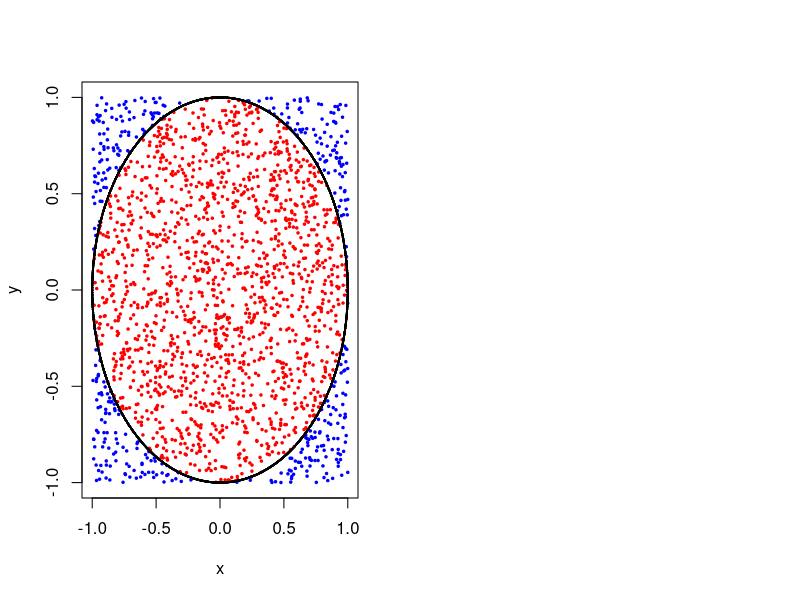

Recreate this plot in R. (Note: this script raises an error after producing the figure.)
fnErrorEstimation <- function(X, fnRandom, m = 100,
                    fnValueCalculation = function(x) {x}) {
  # This function is doing the error calculation, plotting all results,
  # generating and plotting confidence band.
  # There are two different methods in use:
  #  * Using central limit theorem
  #  * Using simulation
  # 
  # Args:
  #   X:        Contains the data, can be raw random or already precalculated
  #   fnRandom: Function to use in specific case to generate random values
  #   m:        Number of MC-Simulations, has default value
  #   fnValueCalculation:
  #             If values should be computed in any way, this function is doing
  #             it. If no value is given, just use values X as they are (default)
  #   
  # Returns:
  #   Nothing, just prints the plot
  
  # Calculate values
  X = ifelse(class(X) == "list", X, list(X))
  x <- do.call(fnValueCalculation, X)
  
  # Save length of sample in variable
  n <- length(x)
  
  ################ Error estimation using central limit theorem ################
  
  # Compute mean with each new sample
  vecMeans <- cumsum(x) / (1:n)
  
  
  # TODO: use quantile function? (see below)
  # Compute confidence band
  vecConf <- list(top = NULL, bottom = NULL)
  for(i in 1:n) {
    vecConf$top[i] <- vecMeans[n] + 1.96*sqrt(var(x[1:i])/i)
    vecConf$bottom[i] <- vecMeans[n] - 1.96*sqrt(var(x[1:i])/i)
  }
  
  # Plot means against number of samples
  plot(1:n, vecMeans,
       xlab = "Number of Monte-Carlo samples",
       ylab = "Monte-Carlo approximation",
       ylim = c(min(na.omit(vecConf$bottom), vecMeans),
                max(na.omit(vecConf$top), vecMeans)),
       pch = 4, cex = 0.8)
  
  # Plot overall mean
  abline(vecMeans[n], 0, col = "red")
  
  # Plot confidence band
  lines(vecConf$top, col = "blue")
  lines(vecConf$bottom, col = "blue")
  
  ##################### Error estimation using simulation #####################
  
  # Generate n x m matrix with random values
  mSampleMatrix <- NULL
  for(i in 1:m) {
    X <- fnRandom(n)
    X = ifelse(class(X) == "list", X, list(X))
    mSampleMatrix <- cbind(mSampleMatrix, do.call(fnValueCalculation, X))
  }
  
  # Calculate confidence band
  mEst <- apply(mSampleMatrix, 2, cumsum)/(1:n)
  mConf <- apply(mEst, 1, quantile, c(.025, .975))
  
  # Plot upper and lower confidence bound
  lines(mConf[1,], col = "green")
  lines(mConf[2,], col = "green")
  
  # Add legend for all lines
  legend("topright", c("Approximation of pi", "Error estimation (CLT)",
                       "Error estimation (Simulation)"), 
         lty = 1, col=c("red", "blue", "green"), bty="n", cex=.75)
}

# 1. ###########################################################################

# Monte Carlo approximation of pi

fnPiRandom <- function(n) {
  # Generates random uniform values for x (x1) and y (x2) axis
  # 
  # Args:
  #   n: Number of samples
  #   
  # Returns:
  #   A list of x1 and x2 random values with size of n
  return(list(x1 = runif(n, min = -1, max = 1),
              x2 = runif(n, min = -1, max = 1)))
}

fnPiIndicator <- function(x1, x2) {
  # Indicate which values are inside of the circle with radius 1
  # and which are outside
  # 
  # Args:
  #   x1: Random values of x-axis
  #   x2: Random values of y-axis
  #   
  # Returns:
  #   A vector containing values 0, if point is outside of circle, and 4, 
  #   if point is inside of circle with radius 1
  return(((x1^2 + x2^2) <= 1)*4)
}

fnPiPlotCircle <- function(x1, x2) {
  # Plots all random points.
  # Points which are inside are red, points outside blue and some circle-points
  # are calculated, to mark the border in black
  # 
  # Args:
  #   x1: Random values of x-axis
  #   x2: Random values of y-axis
  #   
  # Returns:
  #   Nothing, just prints the plot
  
  inside <- as.logical(fnPiIndicator(x1, x2))
  outside <- !inside
  
  # Plot points inside and outside
  plot(x1[inside], x2[inside], pch = 20, cex = 0.5, col = "red",
       xlab = "x", ylab = "y", xlim = c(-1,1), ylim = c(-1,1))
  points(x1[outside], x2[outside], pch = 20, cex = 0.5, col = "blue")
  
  # Plot circle points to mark the border
  points(sin(1:10000), cos(1:10000), pch = 20, cex = 0.2, col = "black")
}

# Split plot panel
par(mfrow = c(1,2))

# Create random values
X <- fnPiRandom(2000)

# Plot random values and circle
fnPiPlotCircle(X$x1, X$x2)

# Run error estimation
fnErrorEstimation(X, fnPiRandom, fnValueCalculation = fnPiIndicator)

# Set title for plots
title(paste("Monte-Carlo simulation with sample size of ", length(X$x1),
            " results in pi value of ", mean(fnPiIndicator(X$x1, X$x2)), sep = ""),
      outer = TRUE,  line = -2)

# 2. ###########################################################################

# Set plot panel to one plot
par(mfrow = c(1,1))

# Using pnorm
print(1 - pnorm(20))

# Naive Monte-Carlo approximation
n <- 1000000
x <- rnorm(n)
indicator <- (x > 20) * 1
print(mean(indicator))

# Monte-Carlo integration after substitution Y := 1/X

fnProbRandom <- function(n) {
  # Generate random uniform values between 0 and 1/20
  # 
  # Args:
  #   n: Size of sample
  #   
  # Returns:
  #   Random vector of size n with values between 0 and 1/20
  return(runif(n, min = 0, max = 1/20))
}

fnProbG <- function(u) {
  # Calculate values of function g
  # 
  # Args:
  #   u: Random values
  #   
  # Returns:
  #   Result of function g, using random values u as argument
  return((1/20) * (1/sqrt(2*pi)) * exp(-1/(2*(u^2))) * (1/(u^2)))
}

# Generate random values
u <- fnProbRandom(10000)

# Calculate values with function g
g <- fnProbG(u)

# Run error estimation
fnErrorEstimation(u, fnProbRandom, fnValueCalculation = fnProbG)

# Set title for plot
title(paste("Monte-Carlo simulation with sample size of ", length(u),
            " results in P value of ", mean(g), sep = ""),
      outer = TRUE,  line = -2)

# 3. ###########################################################################

# Set plot panel to two plots
par(mfrow = c(1,2))

fnIntRandom <- function(n) {
  # Generate random uniform values
  # 
  # Args:
  #   n: Size of sample
  #   
  # Returns:
  #   Random vector of size n with values between 0 and 1
  return(runif(n))
}

fnIntH1 <- function(x) {
  # Calculate values of function h1
  # 
  # Args:
  #   x: Random values
  #   
  # Returns:
  #   Result of function h1, using random values x as argument
  return((cos(50*x)+sin(20*x))^2)
}

fnIntH2 <- function(x) {
  # Calculate values of function h2
  # 
  # Args:
  #   x: Random values
  #   
  # Returns:
  #   Result of function h2, using random values x as argument
  return(sin(1/x))
}

# Using R's integrate function
print(integrate(fnIntH1, 0, 1))
print(integrate(fnIntH2, 0, 1))

# Using Monte-Carlo integration
u <- fnIntRandom(10000)
h1 <- fnIntH1(u)
h2 <- fnIntH2(u)

# Run error estimation
fnErrorEstimation(u, fnIntRandom, fnValueCalculation = fnIntH1)
title(paste("h1: ", length(u), " samples, result: ",
            round(mean(h1), 3), sep = ""))
fnErrorEstimation(u, fnIntRandom, fnValueCalculation = fnIntH2)
title(paste("h2: ", length(u), "samples, result ",
            round(mean(h2), 3), sep = ""))

## TODO: Compare errors of integrate function with monte carlo

# 4. ###########################################################################

# Set plot panel to one plot
par(mfrow = c(1,1))

fnAreaRandom <- function(n) {
  # Generate three random uniform values between 0 and 1 for x and y
  # respectively. The function directly calculates the area of triangle
  # between these three random points.
  # 
  # Args:
  #   n: Size of sample
  #   
  # Returns:
  #   Random vector of size n containing area values of random triangles
  
  areas <- NULL
  for (i in 1:n) {
    # Generate random values for x- and y-axis
    x <- runif(3)
    y <- runif(3)
    # Calculate area of trinangle and add to vector
    areas[i] <- abs(0.5 * det(matrix(c(x, y, c(1, 1, 1)), nrow = 3, ncol = 3)))
  }
  
  # Return vector of random triangle areas
  return(areas)
}

# Generate random triangle area values
A <- fnAreaRandom(1000)

# Run error estimation
fnErrorEstimation(A, fnAreaRandom)
title(paste("Monte-Carlo simulation with sample size of ", length(A),
            " results in area of ", round(mean(A), 4), sep = ""))
